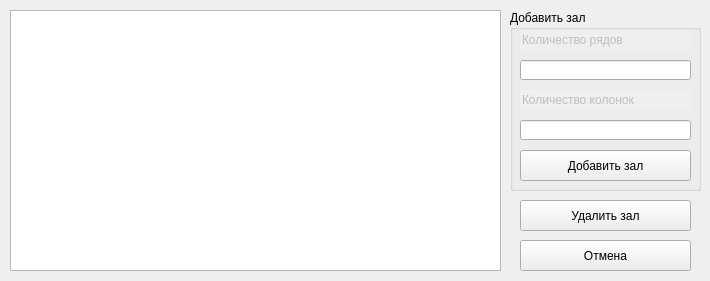
<?xml version="1.0" encoding="UTF-8"?>
<ui version="4.0">
 <class>rooms</class>
 <widget class="QWidget" name="rooms">
  <property name="geometry">
   <rect>
    <x>0</x>
    <y>0</y>
    <width>710</width>
    <height>281</height>
   </rect>
  </property>
  <property name="windowTitle">
   <string>Form</string>
  </property>
  <widget class="QTableWidget" name="tableWidget">
   <property name="geometry">
    <rect>
     <x>10</x>
     <y>10</y>
     <width>491</width>
     <height>261</height>
    </rect>
   </property>
  </widget>
  <widget class="QGroupBox" name="groupBox">
   <property name="geometry">
    <rect>
     <x>510</x>
     <y>10</y>
     <width>191</width>
     <height>181</height>
    </rect>
   </property>
   <property name="title">
    <string>Добавить зал</string>
   </property>
   <widget class="QLineEdit" name="lineEdit">
    <property name="enabled">
     <bool>false</bool>
    </property>
    <property name="geometry">
     <rect>
      <x>10</x>
      <y>20</y>
      <width>171</width>
      <height>20</height>
     </rect>
    </property>
    <property name="text">
     <string>Количество рядов</string>
    </property>
    <property name="frame">
     <bool>false</bool>
    </property>
   </widget>
   <widget class="QLineEdit" name="lineEdit_2">
    <property name="enabled">
     <bool>false</bool>
    </property>
    <property name="geometry">
     <rect>
      <x>10</x>
      <y>80</y>
      <width>171</width>
      <height>20</height>
     </rect>
    </property>
    <property name="text">
     <string>Количество колонок</string>
    </property>
    <property name="frame">
     <bool>false</bool>
    </property>
   </widget>
   <widget class="QLineEdit" name="leRows">
    <property name="geometry">
     <rect>
      <x>10</x>
      <y>50</y>
      <width>171</width>
      <height>20</height>
     </rect>
    </property>
   </widget>
   <widget class="QLineEdit" name="leCols">
    <property name="geometry">
     <rect>
      <x>10</x>
      <y>110</y>
      <width>171</width>
      <height>20</height>
     </rect>
    </property>
   </widget>
   <widget class="QPushButton" name="pbInsert">
    <property name="geometry">
     <rect>
      <x>10</x>
      <y>140</y>
      <width>171</width>
      <height>31</height>
     </rect>
    </property>
    <property name="text">
     <string>Добавить зал</string>
    </property>
   </widget>
  </widget>
  <widget class="QPushButton" name="pbDelete">
   <property name="geometry">
    <rect>
     <x>520</x>
     <y>200</y>
     <width>171</width>
     <height>31</height>
    </rect>
   </property>
   <property name="text">
    <string>Удалить зал</string>
   </property>
  </widget>
  <widget class="QPushButton" name="pbExit">
   <property name="geometry">
    <rect>
     <x>520</x>
     <y>240</y>
     <width>171</width>
     <height>31</height>
    </rect>
   </property>
   <property name="text">
    <string>Отмена</string>
   </property>
  </widget>
 </widget>
 <resources/>
 <connections/>
</ui>
